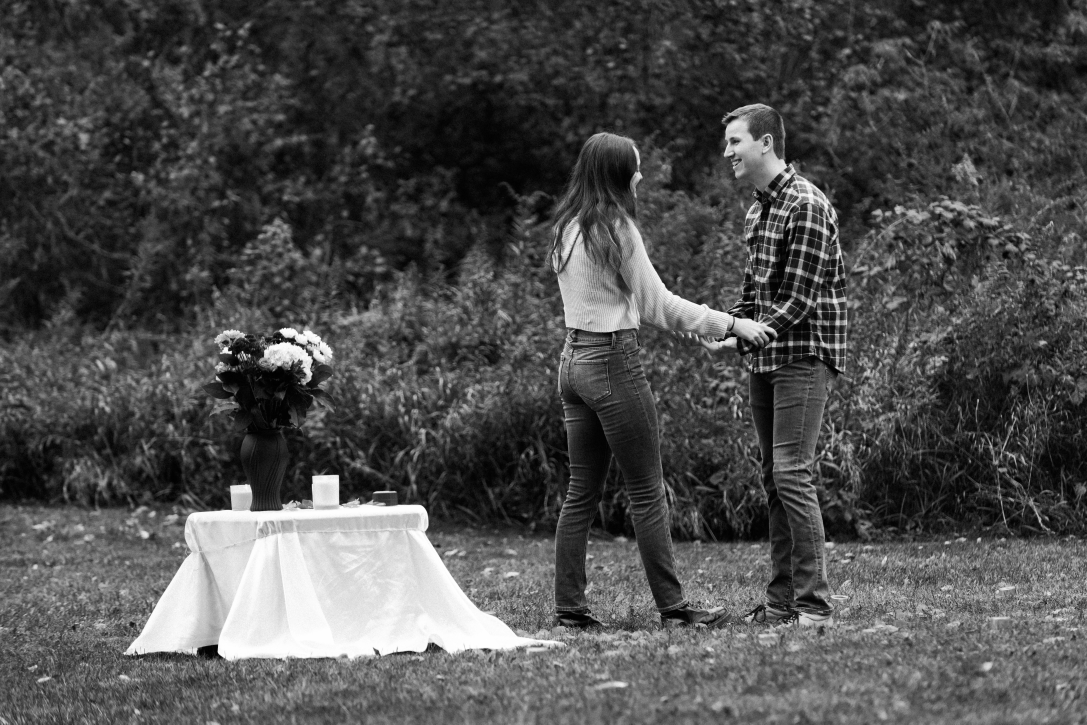
#> input picture img/100.jpg, 7608 x 5072 px (shown at 1/7 size); its folder holds 4 pictures in this run
$ python generate_thumbnails.py
#> lines starting #> are read from the running program, lines starting #| are printed output that depends on the picture
from PIL import Image
import os

input_folder = "img/"
output_folder = "img_thumbnails/"

# Create the output folder if it doesn't exist
os.makedirs(output_folder, exist_ok=True)

max_dimension = 400

for file_name in os.listdir(input_folder):
    if file_name.lower().endswith((".jpg", ".jpeg", ".png")):
        input_path = os.path.join(input_folder, file_name)
        output_path = os.path.join(output_folder, file_name)

        with Image.open(input_path) as img:
            # Calculate the thumbnail size while maintaining aspect ratio
#> img is the input picture: PIL image 7608x5072 RGB; min 0, max 255, mean 77.7
            img.thumbnail((max_dimension, max_dimension))
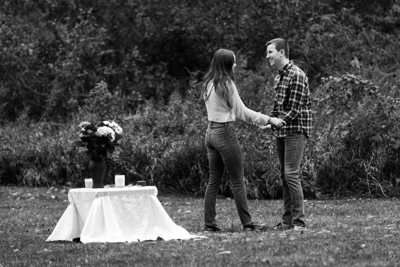
#> img: PIL image 400x267 RGB; min 0, max 255, mean 77.7

            # Save the image with reduced quality
            img.save(output_path, "JPEG", quality=70)

        print(f"Processed: {file_name}")
#> pass 2 of the loop `for file_name in os.listdir(input_folder):`:
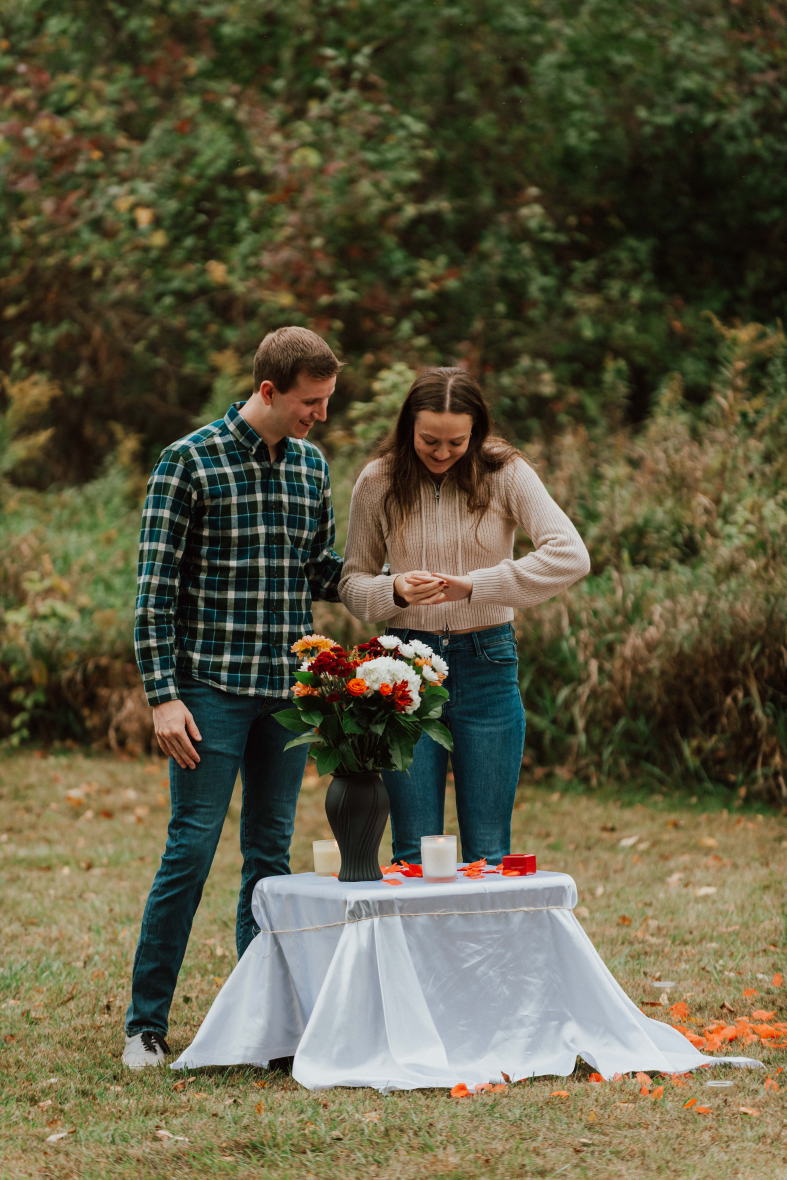
#> input picture img/106.jpg, 5504 x 8256 px (shown at 1/7 size)
#> img is the input picture: PIL image 5504x8256 RGB; mean R, G, B 94.1, 89.8, 65.6
#> `img.thumbnail((max_dimension, max_dimension))`:
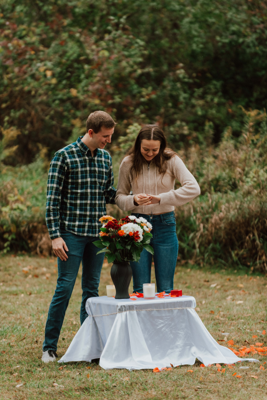
#> img: PIL image 267x400 RGB; mean R, G, B 94.1, 89.8, 65.6
#> pass 3 of the loop `for file_name in os.listdir(input_folder):`:
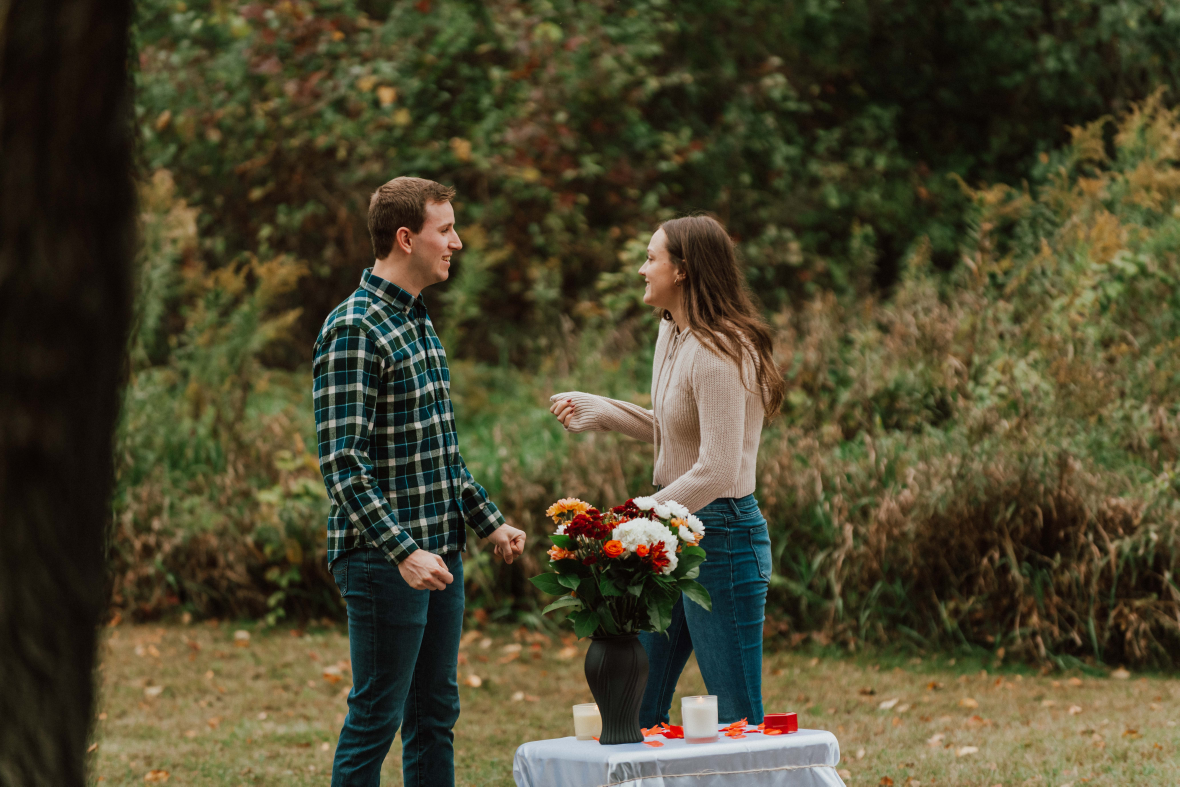
#> input picture img/108.jpg, 8256 x 5504 px (shown at 1/7 size)
#> img is the input picture: PIL image 8256x5504 RGB; mean R, G, B 74.9, 69.8, 45.6
#> `img.thumbnail((max_dimension, max_dimension))`:
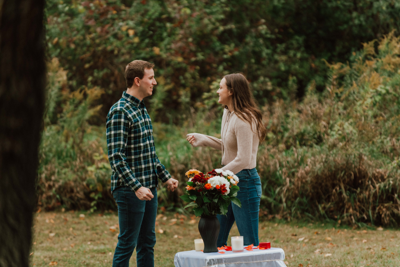
#> img: PIL image 400x267 RGB; mean R, G, B 74.9, 69.8, 45.6
#> the loop made 4 passes; the first 3 are shown

print("Thumbnail generation complete!")
